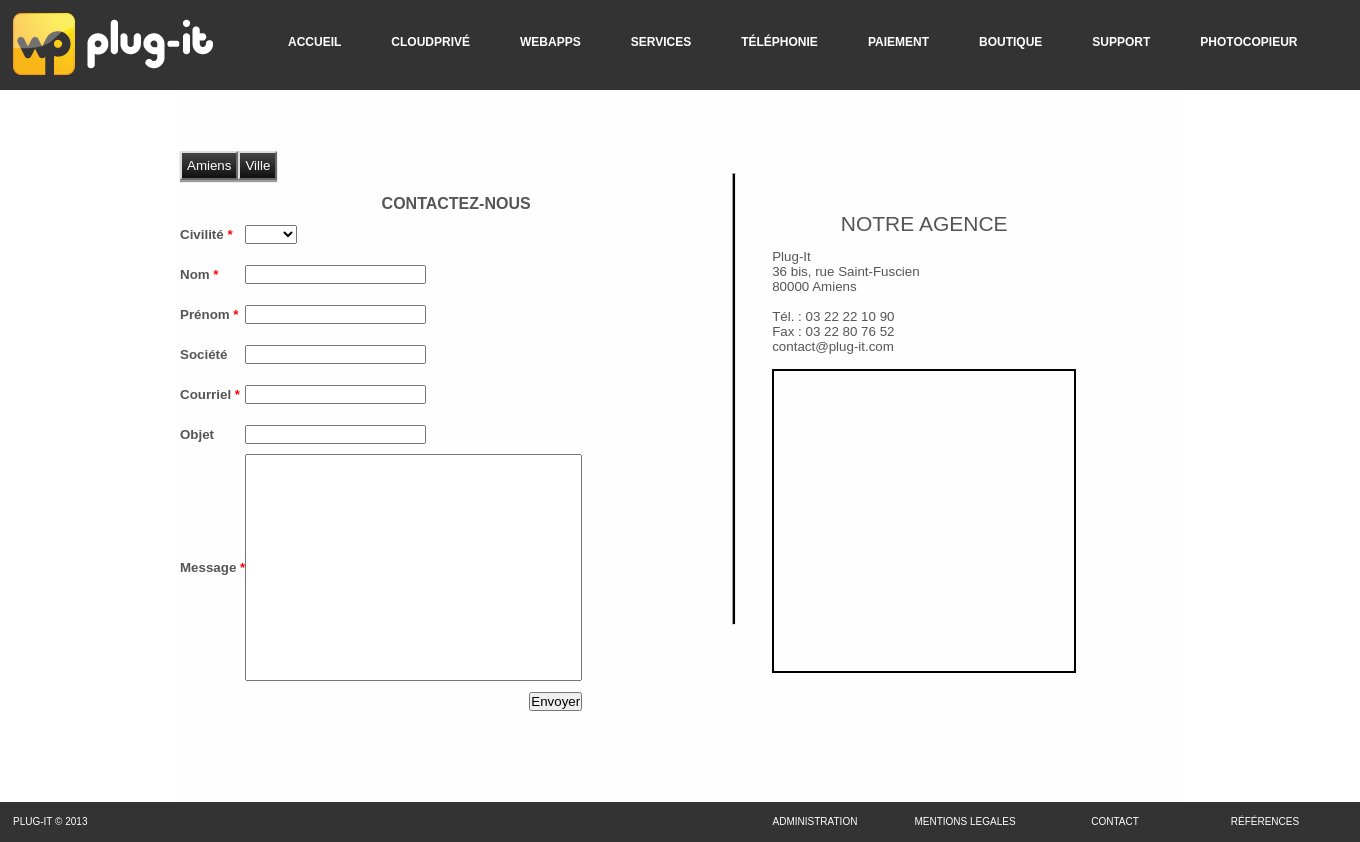
The page /index.php?page=contact on the database as committed earlier.
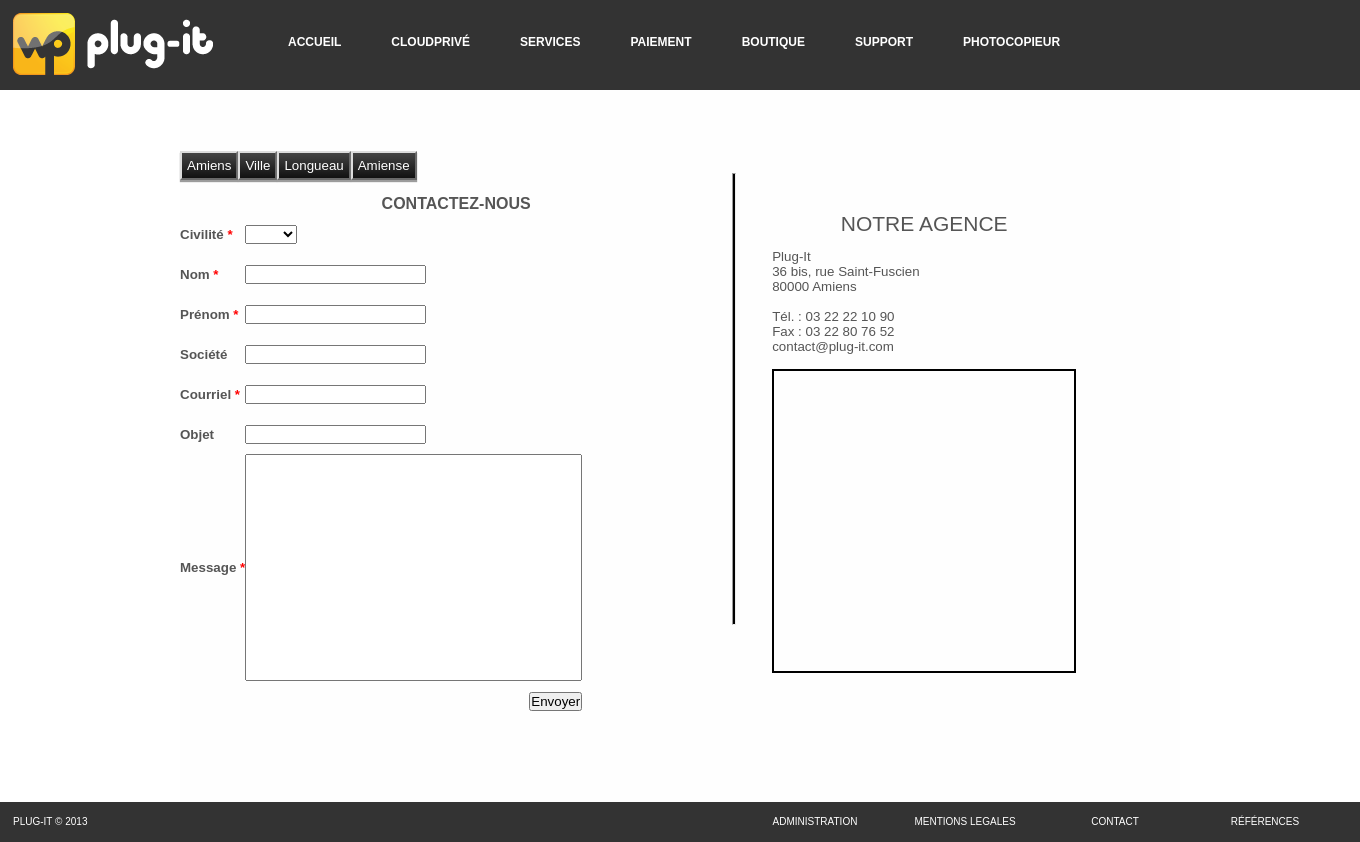
The same page on the database as committed later.
### tables this page shows
CREATE TABLE IF NOT EXISTS `menu` (
  `id` int(11) NOT NULL AUTO_INCREMENT,
  `interne` tinyint(1) NOT NULL,
  `active` tinyint(1) NOT NULL,
  `nom` varchar(50) NOT NULL,
  `baseName` varchar(50) NOT NULL,
  `position` int(11) NOT NULL,
  `lien` varchar(255) NOT NULL,
  `meta` text NOT NULL,
  PRIMARY KEY (`id`)
);

CREATE TABLE IF NOT EXISTS `contact` (
  `id` int(11) NOT NULL AUTO_INCREMENT,
  `ville` varchar(50) NOT NULL,
  `courriel` varchar(50) NOT NULL,
  `coordonnees` text NOT NULL,
  `latitude` double NOT NULL,
  `longitude` double NOT NULL,
  PRIMARY KEY (`id`)
);

### connexionbddplugit.class.php (called while the page is built, shortened)
<?php
class connexionbddplugit
{
	private static $connexion = null;
	public static function getInstance ()
	{
		if (is_null(self::$connexion))
		{
			try
			{
				$connexion = new PDO('mysql:host=localhost;dbname=plugit2','root','');
			} catch ( Exception $e )
			{
			echo "Connection à MySQL impossible : ", $e->getMessage();
			die();
			}
			$connexion->setAttribute(PDO::ATTR_ERRMODE, PDO::ERRMODE_EXCEPTION);
			$connexion->setAttribute(PDO::ATTR_EMULATE_PREPARES, false);
			$connexion->exec("SET CHARACTER SET utf8");
		}
		return $connexion;
	}
}
?>

### Include/common/Banniere.php (the view, shortened to what this page needs)
<div>
	<div style="min-width:1350px;"><a href="index.php?page=accueil"><img src="images/logotype_plug_it.png" style="border:none;float:left; margin:13px 50px 13px 13px;"/></a>
	<ul id="menu">
		<?php
		require_once('./connexionbddplugit.class.php');
		try
		{
			$rq = connexionbddplugit::getInstance()->query("SELECT * FROM menu ORDER BY position");
			while($ar=$rq->fetch())
			{
				if($ar['active'] == true)
				{
					echo '
					<li id="li_'.$ar['id'].'"><a href="'.$_SESSION['protocol'].$_SESSION['current_loc'].$ar['lien'].'"';
					echo '>'.$ar['nom'].'</a>';
					echo '<ul id="li_sousmenu'.$ar['id'].'">';
					echo '</ul></li>';
				}
			}
		} catch ( Exception $e ) {
			echo "Une erreur est survenue : ".$e->getMessage();
		}
		?>
	</ul>
	</div>
</div>

### Include/invite/Contact.php (shortened to what this page needs)
<?php
	require_once('./connexionbddplugit.class.php');
	$bdd=connexionbddplugit::getInstance();
?>
<link rel="stylesheet" href="./styles/contact.css" />
<?php
	$rq = $bdd->prepare("SELECT * FROM contact WHERE upper(ville)=?");
	$rq->execute(array($_GET['ville']));
	if($rq->rowCount() == 1)
	{
		$rq2 = $bdd->prepare("SELECT * FROM contact");
		$rq2->execute(array());
		while($ar2 = $rq2->fetch())
			echo '<a class="mail" href="index.php?page=contact&ville='.strtoupper($ar2['ville']).'"><span class="style" style="display:inline;">'.$ar2['ville'].'</span></a>';
		$ar = $rq->fetch();
?>
<div style="overflow:hidden;">
	<div style="float:left;">
		<div style="float:left; margin-top:20px;">
		<h2 class="titre">Contactez-nous</h2>
		<form method="post" action="#">
			<table border="0" cellspacing="20" cellpadding="5" style="margin:auto; margin-right:150px;">
				<tr style="height:40px;">
					<td><b>Civilité <span class="red">*</span></b></td>
					<td><select name="liste" required>
							<option></option>
							<option value="M">M.</option>
						</select>
					</td>
				</tr>
				<tr style="height:40px;">
					<td><label for="nom"><b>Nom <span class="red">*</span></b></label></td>
					<td><input type="text" name="nom" id="nom" required/></td>
				</tr>
				<tr style="height:40px;">
					<td><label for="prenom"><b>Prénom <span class="red">*</span></b></label></td>
					<td><input type="text" name="prenom" id="prenom" required/></td>
				</tr>
				<tr style="height:40px;">
					<td><label for="societe"><b>Société </b></label></td>
					<td><input type="text" name="societe" id="societe" /></td>
				</tr>
				<tr style="height:40px;">
					<td><label for="courriel" id="email"><b>Courriel <span class="red">*</span></b></label></td>
					<td><input type="text" name="courriel" id="courriel" onblur="isEmail(this,email);" required/></td>
				</tr>
				<tr style="height:40px;">
					<td><label for="objet"><b>Objet </b></label></td>
					<td><input type="text" name="objet" id="objet" /></td>
				</tr>
				<tr>
					<td><label for="message"><b>Message <span class="red">*</span></b></label></td>
					<td><textarea name="message" id="message" rows="15" cols="40" style="resize:none;" required></textarea></td>
				</tr>
				<tr style="height:40px;">
					<td>
						</td>
						<td style="text-align:right;"><input type="submit" name="envoyer" value="Envoyer" /></td>
					</tr>
				</table>
			</form>
		</div>
		<div style="float:left;">
			<hr class="separation"/>
		</div>
		<?php
			echo '<div style="float:left; margin-top:40px; margin-left:40px">
				<h2>Notre agence</h2>
				<br/>';
			echo nl2br($ar['coordonnees']);
			echo '<br/>
				<a class="mail" href="mailto:'.$ar['courriel'].'">'.$ar['courriel'].'</a>
				<br/><br/>';
			echo "<div id='carte' style='width:300px;height:300px;border:2px black solid;'></div>";
			echo '</div>';
		?>
	</div>
</div>
<?php
}
else
{
	echo 'Ville Inexistante';
}
?>
<div style="padding-bottom:40px;">
</div>

Rows that differ between the two databases and show on the page:
no longer on this page (row edited): menu: nom "WEBAPPS"
no longer on this page (row edited): menu: nom "TÉLÉPHONIE"
added contact: ville "Longueau"
added contact: ville "Amiense"
